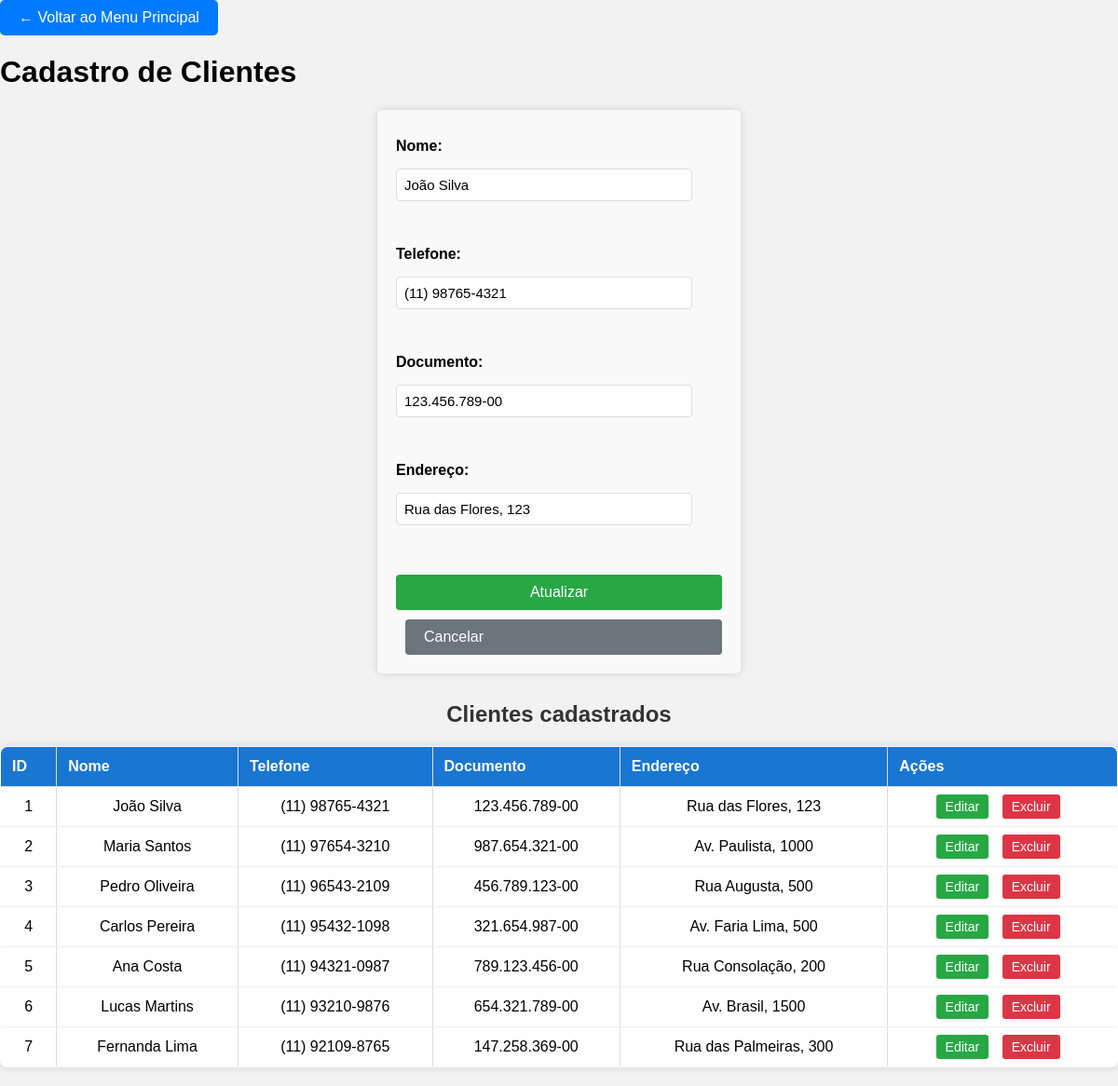
Screenshot of /view/indexC.php?edit=1 with the database file from the repository.
### tables this page shows
CREATE TABLE CLIENTE (
    ID_CLIENTE INT AUTO_INCREMENT PRIMARY KEY,
    NOME_CLIENTE VARCHAR(100) NOT NULL,
    TELEFONE_CLIENTE VARCHAR(20),
    DOCUMENTO VARCHAR(20),
    ENDERECO_CLIENTE VARCHAR(200),
    EMAIL VARCHAR(100)
);

### controller/ClienteController.php (called while the page is built, shortened)
<?php
require_once __DIR__ . '/../model/ClienteDAO.php';
require_once __DIR__ . '/../model/Cliente.php';
class ClienteController {
    private $dao;
    public function __construct() {
        $this->dao = new ClienteDAO();
    }
    public function listar() {
        return $this->dao->listar();
    }
}

### model/Connection.php (called while the page is built)
<?php
class Connection {
    private static $instance = null;
    public static function getInstance() {
        if (!self::$instance) {
            try {
                $host = 'localhost';
                $dbname = 'OFICINA';
                $user = 'root';
                $pass = 'Charlo2025@';
                self::$instance = new PDO(
                    "mysql:host=$host;dbname=$dbname;charset=utf8mb4",
                    $user,
                    $pass
                );
                self::$instance->setAttribute(PDO::ATTR_ERRMODE, PDO::ERRMODE_EXCEPTION);
            } catch (PDOException $e) {
                die("Erro ao conectar ao MySQL: " . $e->getMessage());
            }
        }
        return self::$instance;
    }
}
?>

### model/ClienteDAO.php (called while the page is built, shortened)
<?php
require_once __DIR__ . '/Connection.php';
require_once __DIR__ . '/Cliente.php';
class ClienteDAO {
    public function listar() {
        try {
            $sql = "SELECT * FROM CLIENTE";
            $stmt = Connection::getInstance()->query($sql);
            $lista = [];
            while ($row = $stmt->fetch(PDO::FETCH_ASSOC)) {
                $lista[] = new Cliente(
                    $row['NOME_CLIENTE'],
                    $row['TELEFONE_CLIENTE'],
                    $row['DOCUMENTO'],
                    $row['ENDERECO_CLIENTE'],
                    $row['ID_CLIENTE']
                );
            }
            return $lista;
        } catch (PDOException $e) {
            throw new Exception("Erro ao listar clientes: " . $e->getMessage());
        }
    }
}

### model/Cliente.php (called while the page is built)
<?php
class Cliente {
    private $id;
    private $nome;
    private $telefone;
    private $documento;
    private $endereco;
    public function __construct($nome, $telefone, $documento, $endereco, $id = null) {
        $this->id = $id;
        $this->nome = $nome;
        $this->telefone = $telefone;
        $this->documento = $documento;
        $this->endereco = $endereco;
    }
    public function getId() { return $this->id; }
    public function getNome() { return $this->nome; }
    public function getTelefone() { return $this->telefone; }
    public function getDocumento() { return $this->documento; }
    public function getEndereco() { return $this->endereco; }
}

### view/indexC.php (the view, shortened to what this page needs)
<?php
require_once __DIR__ . '/../Controller/ClienteController.php';
$controller = new ClienteController();
$clienteEditando = null;
if (isset($_GET['edit'])) {
    $lista = $controller->listar();
    foreach ($lista as $c) {
        if ($c->getId() == $_GET['edit']) {
            $clienteEditando = $c;
            break;
        }
    }
}
$lista = $controller->listar();
?>
<!DOCTYPE html>
<html lang="pt-br">
<head>
    <link rel="stylesheet" href="style.css">
</head>
<body>
<div style="margin-bottom: 20px;">
    <a href="index.php" style="display: inline-block; padding: 10px 20px; background: #007bff; color: white; text-decoration: none; border-radius: 5px;">← Voltar ao Menu Principal</a>
</div>
<h1>Cadastro de Clientes</h1>
<form method="POST" id="formCliente">
    <label>Nome:</label>
    <input type="text" name="nome" id="nome" value="<?= $clienteEditando ? htmlspecialchars($clienteEditando->getNome()) : '' ?>" required><br>
    <label>Telefone:</label>
    <input type="text" name="telefone" id="telefone" value="<?= $clienteEditando ? htmlspecialchars($clienteEditando->getTelefone()) : '' ?>" required><br>
    <label>Documento:</label>
    <input type="text" name="documento" id="documento" value="<?= $clienteEditando ? htmlspecialchars($clienteEditando->getDocumento()) : '' ?>" required><br>
    <label>Endereço:</label>
    <input type="text" name="endereco" id="endereco" value="<?= $clienteEditando ? htmlspecialchars($clienteEditando->getEndereco()) : '' ?>" required><br>
    <button type="submit" name="acao" value="<?= $clienteEditando ? 'editar' : 'salvar' ?>">
        <?= $clienteEditando ? 'Atualizar' : 'Salvar' ?>
    </button>
    <?php if ($clienteEditando): ?>
        <a href="indexC.php" class="btn-cancelar" style="display: inline-block; padding: 10px 20px; text-decoration: none; color: white; border-radius: 4px;">Cancelar</a>
    <?php endif; ?>
</form>
<h2>Clientes cadastrados</h2>
<?php if (empty($lista)): ?>
    <p>Nenhum cliente cadastrado ainda.</p>
<?php else: ?>
    <table border="1">
        <tr>
            <th>ID</th>
            <th>Nome</th>
            <th>Telefone</th>
            <th>Documento</th>
            <th>Endereço</th>
            <th>Ações</th>
        </tr>
        <?php foreach ($lista as $c): ?>
        <tr>
            <td><?= htmlspecialchars($c->getId()) ?></td>
            <td><?= htmlspecialchars($c->getNome()) ?></td>
            <td><?= htmlspecialchars($c->getTelefone()) ?></td>
            <td><?= htmlspecialchars($c->getDocumento()) ?></td>
            <td><?= htmlspecialchars($c->getEndereco()) ?></td>
            <td class="acoes">
                <a href="?edit=<?= $c->getId() ?>" class="btn-editar">Editar</a>
                <a href="?delete=<?= $c->getId() ?>" class="btn-excluir" onclick="return confirm('Tem certeza que deseja excluir este cliente?');">Excluir</a>
            </td>
        </tr>
        <?php endforeach ?>
    </table>
<?php endif; ?>
</body>
</html>

### view/style.css (style rules this page uses)
body { margin: 0; font-family: Arial, Helvetica, sans-serif; background: #f2f2f2; }
h2, h3 { text-align: center; margin-top: 20px; color: #333; }
form { width: 350px; margin: 20px auto; padding: 20px; background: white; border-radius: 8px; box-shadow: 0px 0px 10px #0002; display: flex; flex-direction: column; gap: 10px; }
form input { padding: 10px; border: 1px solid #ccc; border-radius: 6px; font-size: 15px; }
button { padding: 10px; background: #1976D2; color: white; border: none; border-radius: 6px; cursor: pointer; font-size: 16px; transition: 0.2s; }
table { width: 90%; margin: 20px auto; border-collapse: collapse; background: white; border-radius: 8px; overflow: hidden; box-shadow: 0px 0px 10px #0002; }
table th { background: #1976D2; color: white; padding: 12px; }
table td { padding: 12px; text-align: center; border-bottom: 1px solid #eee; }

### view/indexC.php (style rules this page uses)
form { margin-bottom: 30px; padding: 20px; background: #f9f9f9; border-radius: 5px; }
label { display: block; margin-top: 10px; font-weight: bold; }
input[type="text"] { width: 300px; padding: 8px; margin-top: 5px; border: 1px solid #ddd; border-radius: 4px; }
button { margin-top: 15px; padding: 10px 20px; background: #007bff; color: white; border: none; border-radius: 4px; cursor: pointer; }
button[value="editar"] { background: #28a745; }
.btn-cancelar { background: #6c757d; margin-left: 10px; }
table { width: 100%; border-collapse: collapse; margin-top: 20px; }
th, td { padding: 10px; text-align: left; border: 1px solid #ddd; }
th { background-color: #f2f2f2; font-weight: bold; }
.acoes a { margin-right: 10px; padding: 5px 10px; text-decoration: none; border-radius: 3px; font-size: 14px; }
.btn-editar { background: #28a745; color: white; }
.btn-excluir { background: #dc3545; color: white; }

### rows the page displays
cliente: nome "João Silva", telefone "(11) 98765-4321", documento "123.456.789-00", endereco "Rua das Flores, 123", ID_CLIENTE "1", NOME_CLIENTE "João Silva", TELEFONE_CLIENTE "(11) 98765-4321", DOCUMENTO "123.456.789-00", ENDERECO_CLIENTE "Rua das Flores, 123"
cliente: ID_CLIENTE "2", NOME_CLIENTE "Maria Santos", TELEFONE_CLIENTE "(11) 97654-3210", DOCUMENTO "987.654.321-00", ENDERECO_CLIENTE "Av. Paulista, 1000"
cliente: ID_CLIENTE "3", NOME_CLIENTE "Pedro Oliveira", TELEFONE_CLIENTE "(11) 96543-2109", DOCUMENTO "456.789.123-00", ENDERECO_CLIENTE "Rua Augusta, 500"
cliente: ID_CLIENTE "4", NOME_CLIENTE "Carlos Pereira", TELEFONE_CLIENTE "(11) 95432-1098", DOCUMENTO "321.654.987-00", ENDERECO_CLIENTE "Av. Faria Lima, 500"
cliente: ID_CLIENTE "5", NOME_CLIENTE "Ana Costa", TELEFONE_CLIENTE "(11) 94321-0987", DOCUMENTO "789.123.456-00", ENDERECO_CLIENTE "Rua Consolação, 200"
cliente: ID_CLIENTE "6", NOME_CLIENTE "Lucas Martins", TELEFONE_CLIENTE "(11) 93210-9876", DOCUMENTO "654.321.789-00", ENDERECO_CLIENTE "Av. Brasil, 1500"
cliente: ID_CLIENTE "7", NOME_CLIENTE "Fernanda Lima", TELEFONE_CLIENTE "(11) 92109-8765", DOCUMENTO "147.258.369-00", ENDERECO_CLIENTE "Rua das Palmeiras, 300"
